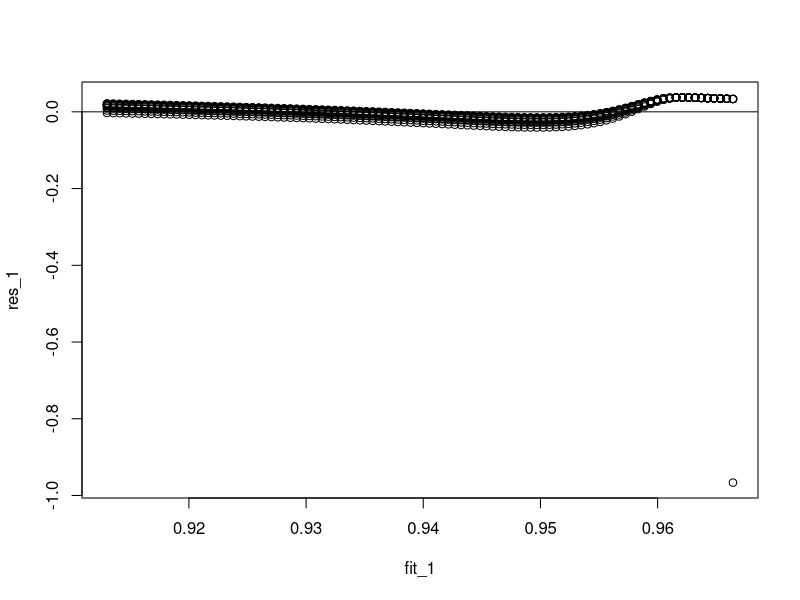
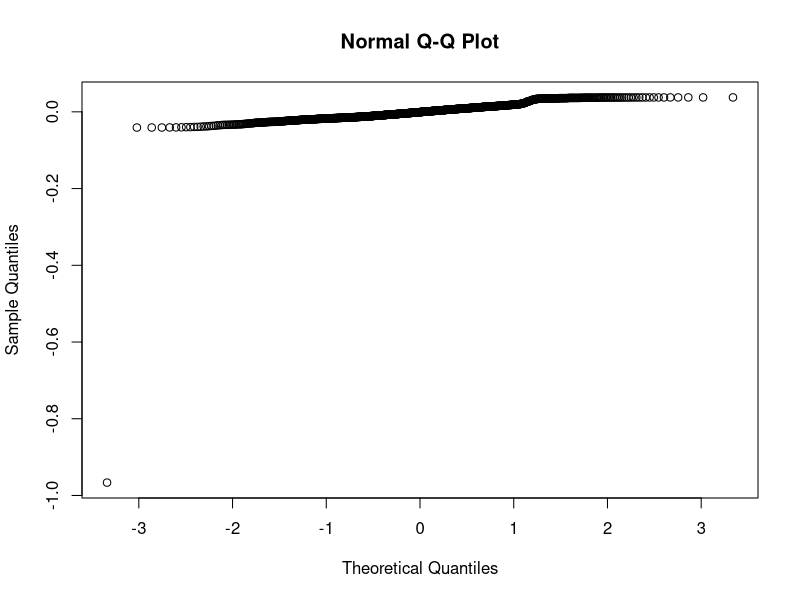

Write R code to recreate these figures, in order. (Note: this script raises an error after producing the figures.)
# Libraries -----------------------------------------------------------------------------------------------------------

library(zoo)
library(lmtest)

df <- read.table("dataset.txt", header = TRUE)
x <- df$xdata
y <- df$ydata

# Model 1 -------------------------------------------------------------------------------------------------------------

model_1 <- lm(y~x)
fit_1 <- model_1$fitted
res_1 <- model_1$residual
plot(fit_1,res_1)
abline(h = 0)
anova(model_1)
summary(model_1)
bptest(model_1)
qqnorm(res_1, main = "Normal Q-Q Plot",
       xlab = "Theoretical Quantiles", ylab = "Sample Quantiles",
       plot.it = TRUE)



#BOxCox transformation-------------------------------------------------------------------------------------------------

library(MASS)
bc <- boxcox(model_1,seq(1,2,0.1))

# Model 2 -------------------------------------------------------------------------------------------------------------

model_2 <- lm(y^2~x)
fit_2 <- model_2$fitted
res_2 <- model_2$residual
plot(fit_2,res_2)
abline(h=0)
anova(model_2)
summary(model_2)
bptest(model_2)
qqnorm(res_2, main = "Normal Q-Q Plot",
       xlab = "Theoretical Quantiles", ylab = "Sample Quantiles",
       plot.it = TRUE)


# Model 4 -------------------------------------------------------------------------------------------------------------

wts <- as.numeric(1/fitted(lm(abs(residuals(model_2)) ~ x))^2)

model_3 <- lm(y^2 ~ x, weights = wts)
fit_3 <- model_3$fitted
res_3 <- model_3$residual
plot(fit_3,res_3)
abline(h=0)
anova(model_3)
summary(model_3)
bptest(model_3)
qqnorm(res_3, main = "Normal Q-Q Plot",
       xlab = "Theoretical Quantiles", ylab = "Sample Quantiles",
       plot.it = TRUE)


# Model 5 -------------------------------------------------------------------------------------------------------------

mod5.logit <- glm(y~x,family = binomial)
fit_5 <- mod5.logit$fitted.values
res_5 <- mod5.logit$residuals
plot(fit_5,res_5)

library(boot)

z <- seq(1,100,1)
lp <- mod5.logit$coefficients[1] + mod5.logit$coefficients[2]*z
pr <- exp(lp)/(1+exp(lp))
plot(x,y,xlim = c(1,100), ylim = c(0.8,1), xlab = "N", ylab = "Errors")
lines(z,pr,lty = 1, col = "red")

# Model 6--------------------------------------------------------------------------------------------------------------

mod6 <- nls(y ~ exp(a + b*x), start = list(a = 0, b = 0))
fit_6 <- mod6$fitted.values
res_6 <- mod6$residuals
plot(fit_6,res_6)


nlm.1 <- nls(y ~ beta1*exp(beta2*x),
             start = list(beta1 = exp(-0.0421121), beta2 = -0.0013428 ))

plot(x,y,ylim = c(0.85,1)); 
xgrid <- seq(1,100,1)
lines(xgrid, coef(nlm.1)[1]*exp(coef(nlm.1)[2]*xgrid), col = "red" )


# Model 7-------------------------------------------------------------------------------------------------------------

library(splines)

regr.spline <- lm(y ~ bs(x, df = NULL, knots=c(0.20), degree = 3, intercept=T))


x.values <- seq(from=min(x), to=max(x), length=100)
options(warn = -1)
plot(x, y, xlim = c(1,100), ylim = c(0.85,1)); 
lines(x.values, predict(regr.spline, data.frame(x=x.values)), col = "red")

smoothspline.reg <- smooth.spline(x, y)
plot(x, y); lines(smoothspline.reg, col = "red")
smoothspline.reg$spar


